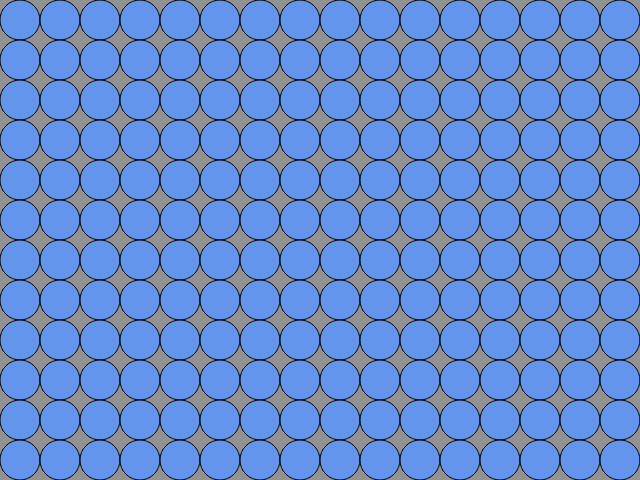
Frame 1 (no input)
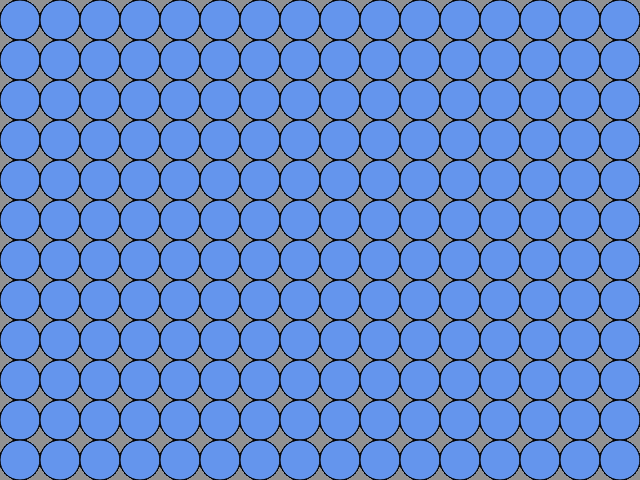
Frame 60 (no input)
Frame 120 (the mouse pressed at the canvas centre since frame 60): identical to frame 60, image omitted

The p5.js sketch that drew these frames (run headless with seeded random() and noise() and a simulated clock; from frame 60 on, the mouse is pressed at the canvas centre):

// p5.js sketch
// ── sketch.js
let tileNumX = 16,
  tileNumY = 12;

function setup() {
  createCanvas(640, 480);
  background('#33333388');
}

function draw() {
  // for (let column = 0; column < width; column += 40) {
  //   for (let row = 0; row < height; row += 40) {
  //     //모든 변수는 let 또는 var 붙임(타입 구분 x)
  //     let x = 20 + column,
  //       y = 20 + row,
  //       d = 30;
  //     noStroke();
  //     fill('cornflowerblue');
  //     circle(x, y, d);
  //   }
  // }

  fill('cornflowerblue');
  for (let row = 0; row < tileNumY; row++) {
    for (let column = 0; column < tileNumX; column++) {
      let tileW = width / tileNumX;
      let tileH = height / tileNumY;

      let x = tileW * 0.5 + column * tileW;
      let y = tileH * 0.5 + row * tileH;

      ellipse(x, y, tileW, tileH);
    }
  }
}
